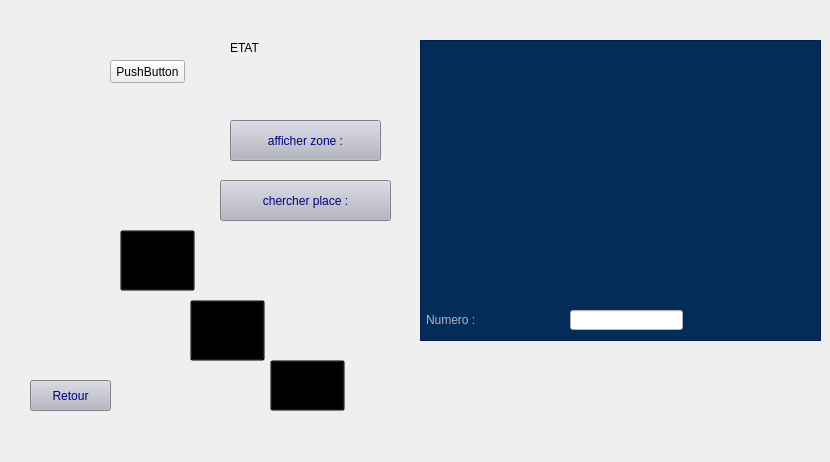
      <widget class="QWidget" name="afficheretchercher">
       <widget class="QLabel" name="label_5">
        <property name="geometry">
         <rect>
          <x>20</x>
          <y>2</y>
          <width>801</width>
          <height>451</height>
         </rect>
        </property>
        <property name="styleSheet">
         <string notr="true">background-image: url(:/photointegrationparking/gererzone.png);</string>
        </property>
        <property name="text">
         <string/>
        </property>
       </widget>
       <widget class="QPushButton" name="ajouter">
        <property name="geometry">
         <rect>
          <x>120</x>
          <y>230</y>
          <width>75</width>
          <height>61</height>
         </rect>
        </property>
        <property name="styleSheet">
         <string notr="true">background-color: transparent;</string>
        </property>
        <property name="text">
         <string/>
        </property>
       </widget>
       <widget class="QPushButton" name="supprimer_3">
        <property name="geometry">
         <rect>
          <x>190</x>
          <y>300</y>
          <width>75</width>
          <height>61</height>
         </rect>
        </property>
        <property name="styleSheet">
         <string notr="true">background-color: transparent;</string>
        </property>
        <property name="text">
         <string/>
        </property>
       </widget>
       <widget class="QPushButton" name="modifier">
        <property name="geometry">
         <rect>
          <x>270</x>
          <y>360</y>
          <width>75</width>
          <height>51</height>
         </rect>
        </property>
        <property name="styleSheet">
         <string notr="true">background-color: transparent;</string>
        </property>
        <property name="text">
         <string/>
        </property>
       </widget>
       <widget class="QTableView" name="tablzone">
        <property name="geometry">
         <rect>
          <x>420</x>
          <y>40</y>
          <width>391</width>
          <height>301</height>
         </rect>
        </property>
        <property name="styleSheet">
         <string notr="true">font: 14pt &quot;Bahnschrift&quot;;
font: 8pt &quot;MS Shell Dlg 2&quot;;


background-color: rgb(4, 44, 89);
color:  rgb(179, 179, 193);</string>
        </property>
       </widget>
       <widget class="QPushButton" name="retour">
        <property name="geometry">
         <rect>
          <x>30</x>
          <y>380</y>
          <width>81</width>
          <height>31</height>
         </rect>
        </property>
        <property name="styleSheet">
         <string notr="true">#retour{
	font: 18pt &quot;Bahnschrift&quot;;

	background-color: rgb(179, 179, 193);
	
	
	
	color: rgb(0, 0, 127);
	
;}


#retour:hover{
;

	color: rgb(255, 255, 255);
	background-color: rgb(4, 44, 89);
	}</string>
        </property>
        <property name="text">
         <string>Retour</string>
        </property>
       </widget>
       <widget class="QPushButton" name="pushButton_affichz">
        <property name="geometry">
         <rect>
          <x>230</x>
          <y>120</y>
          <width>151</width>
          <height>41</height>
         </rect>
        </property>
        <property name="styleSheet">
         <string notr="true">#pushButton_affichz{
	font: 18pt &quot;Bahnschrift&quot;;

	background-color: rgb(179, 179, 193);
	
	
	
	color: rgb(0, 0, 127);
	
;}


#pushButton_affichz:hover{
;

	color: rgb(255, 255, 255);
	background-color: rgb(4, 44, 89);
	}</string>
        </property>
        <property name="text">
         <string>afficher zone :</string>
        </property>
       </widget>
       <widget class="QPushButton" name="chercherplace">
        <property name="geometry">
         <rect>
          <x>220</x>
          <y>180</y>
          <width>171</width>
          <height>41</height>
         </rect>
        </property>
        <property name="styleSheet">
         <string notr="true">#chercherplace{
	font: 18pt &quot;Bahnschrift&quot;;

	background-color: rgb(179, 179, 193);
	
	
	
	color: rgb(0, 0, 127);
	
;}


#chercherplace:hover{
;

	color: rgb(255, 255, 255);
	background-color: rgb(4, 44, 89);
	}</string>
        </property>
        <property name="text">
         <string>chercher place :</string>
        </property>
       </widget>
       <widget class="QTableView" name="tableView_2">
        <property name="geometry">
         <rect>
          <x>420</x>
          <y>40</y>
          <width>401</width>
          <height>301</height>
         </rect>
        </property>
        <property name="styleSheet">
         <string notr="true">font: 14pt &quot;Bahnschrift&quot;;
font: 8pt &quot;MS Shell Dlg 2&quot;;


background-color: rgb(4, 44, 89);
color:  rgb(179, 179, 193);</string>
        </property>
       </widget>
       <widget class="QLineEdit" name="lineEdit_cherche">
        <property name="geometry">
         <rect>
          <x>570</x>
          <y>310</y>
          <width>113</width>
          <height>20</height>
         </rect>
        </property>
        <property name="styleSheet">
         <string notr="true">#lineEdit_cherche{

background-color: rgb(255, 255, 255);
	
	color: rgb(4, 44, 89);
	
;}


#lineEdit_cherhce:hover{
;

	color: rgb(255, 255, 255);
	background-color: rgb(4, 44, 89);
	}</string>
        </property>
       </widget>
       <widget class="QLabel" name="label_numz">
        <property name="geometry">
         <rect>
          <x>426</x>
          <y>310</y>
          <width>101</width>
          <height>20</height>
         </rect>
        </property>
        <property name="styleSheet">
         <string notr="true">font: 18pt &quot;Arial&quot;;
color: rgb(179, 179, 193);</string>
        </property>
        <property name="text">
         <string>Numero :</string>
        </property>
       </widget>
       <widget class="QPushButton" name="test">
        <property name="geometry">
         <rect>
          <x>110</x>
          <y>60</y>
          <width>75</width>
          <height>23</height>
         </rect>
        </property>
        <property name="text">
         <string>PushButton</string>
        </property>
       </widget>
       <widget class="QLabel" name="label_31">
        <property name="geometry">
         <rect>
          <x>230</x>
          <y>22</y>
          <width>31</width>
          <height>51</height>
         </rect>
        </property>
        <property name="text">
         <string>ETAT </string>
        </property>
       </widget>
       <widget class="QLabel" name="label_32">
        <property name="geometry">
         <rect>
          <x>290</x>
          <y>22</y>
          <width>81</width>
          <height>51</height>
         </rect>
        </property>
        <property name="text">
         <string/>
        </property>
       </widget>
      </widget>
